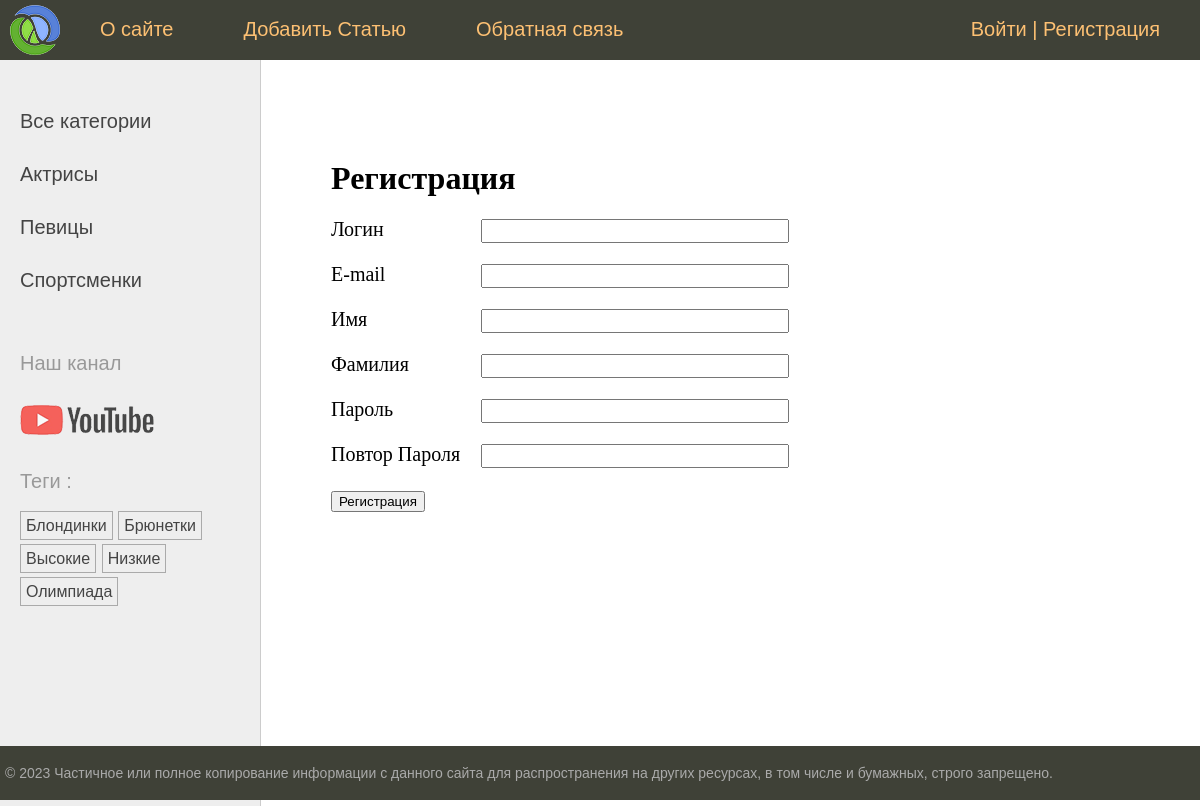
The page /users/register/ on the database its author committed.
### women/models.py (models this page shows, shortened)
class Category(models.Model):
    name = models.CharField(max_length=100, db_index=True, verbose_name="Имя")
    slug = models.SlugField(max_length=255, unique=False, db_index=True)
    class Meta:
        verbose_name = "Категория"
        verbose_name_plural = "Категории"
    def get_absolute_url(self):
        return reverse("category", kwargs={"cat_slug": self.slug})

class TagPost(models.Model):
    tag = models.CharField(max_length=100, db_index=True)
    slug = models.SlugField(max_length=255, unique=True, db_index=True)
    def get_absolute_url(self):
        return reverse("tag", kwargs={"tag_slug": self.slug})

### users/views.py (the view)
# urls.py: path("register/", views.RegisterUser.as_view(), name="register"),
class RegisterUser(CreateView):
    form_class = RegisterUserForm
    template_name = "users/register.html"
    extra_context = {"title": "Регистрация"}
    success_url = reverse_lazy("users:login")

### users/forms.py (shortened to what this page needs)
class RegisterUserForm(UserCreationForm):
    username = forms.CharField(
        label="Логин",
        validators=[],
        widget=forms.TextInput(attrs={"class": "form-input"}),
    )
    password1 = forms.CharField(
        label="Пароль",
        validators=[],
        widget=forms.PasswordInput(
            attrs={"class": "form-input"},
        ),
    )
    password2 = forms.CharField(
        label="Повтор Пароля",
        validators=[],
        widget=forms.PasswordInput(attrs={"class": "form-input"}),
    )
    class Meta:
        model = get_user_model()
        fields = [
            "username",
            "email",
            "first_name",
            "last_name",
            "password1",
            "password2",
        ]
        labels = {
            "email": "Е-mail",
            "first_name": "Имя",
            "last_name": "Фамилия",
        }
        widgets = {
            "email": forms.TextInput(attrs={"class": "form-input"}),
            "first_name": forms.TextInput(attrs={"class": "form-input"}),
            "last_name": forms.TextInput(attrs={"class": "form-input"}),
        }

### users/context_processors.py (called while the page is built)
def get_women_context(request):
    return {"mainmenu": menu}

### women/templatetags/women_tags.py (called while the page is built)
@register.inclusion_tag("women/list_categories.html")
def show_categories(cat_selected=0):
    cats = Category.objects.annotate(total=Count("posts")).filter(total__gt=0)
    return {"cats": cats, "cat_selected": cat_selected}

@register.inclusion_tag("women/list_tags.html")
def show_all_tags():
    return {"tags": TagPost.objects.annotate(total=Count("tags")).filter(total__gt=0)}

### users/templates/users/register.html (shortened to what this page needs)
{% extends "base.html" %}
{% block content %}
<h1>Регистрация </h1>
<form method="post">
    {%for f in form %}
    <p><label class="form-label" for="{{f.id_for_label }}">{{f.label}}</label>{{f}}</p>
    {% endfor %}
    <p><button type="submit">Регистрация</button></p>
</form>
{% endblock %}

### women/templates/women/list_categories.html
{% for cat in cats%}
{% if cat.id == cat_selected%}
<li class="selected">{{cat.name}}</li>
{%else%}
<li><a href="{{ cat.get_absolute_url}}">{{cat.name}}</a></li>
{%endif%}
{% endfor %}

### women/templates/women/list_tags.html
{% if tags %}
<p> Теги :</p>
<ul class="tags-list">
    {% for t in tags%}
    <li><a href="{{t.get_absolute_url}}">{{t.tag}}</a></li>
    {% endfor %}
</ul>
{% endif%}

### women/static/women/css/styles.css (style rules this page uses)
html, body { font-family: 'Arial'; margin: 0; padding: 0; height: 100%; width: 100%; color: #444; }
a { color: #0059b2; text-decoration: none; }
.left-chapters ul { width: 230px; margin: 0; padding: 20px 10px 10px 20px; list-style: none; font-size: 20px; }
.left-chapters ul li { margin: 30px 0 0 0; color: #999; }
.left-chapters ul li a { color: #444; text-decoration: none; }
ul.tags-list { width: 100%; margin: 0; padding: 0; list-style: none; }
ul.tags-list li { margin: 0; padding: 0 0 10px; display: inline-block; }
ul.tags-list li a { padding: 5px; font-size: 16px; border: 1px solid #aaa; }
.content-text h1 { font-size: 32px; }
.form-input { width: 300px; font-size: 16px; }
.form-label { display: inline-block; min-width: 150px; vertical-align: top; }

### rows shown on the page
Category: name "Актрисы"
Category: name "Певицы"
Category: name "Спортсменки"
TagPost: tag "Блондинки"
TagPost: tag "Брюнетки"
TagPost: tag "Высокие"
TagPost: tag "Низкие"
TagPost: tag "Олимпиада"

### other values the page prints
{{ m.title }} "О сайте" "Добавить Статью" "Обратная связь"
{{ f.label }} "Логин" "Е-mail" "Имя" "Фамилия" "Пароль" "Повтор Пароля"
